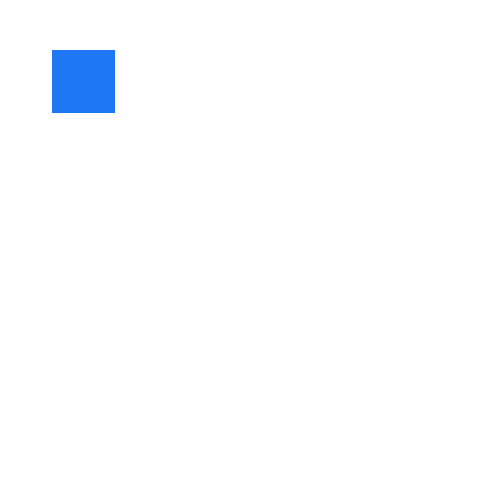
Frame 1 (no input)
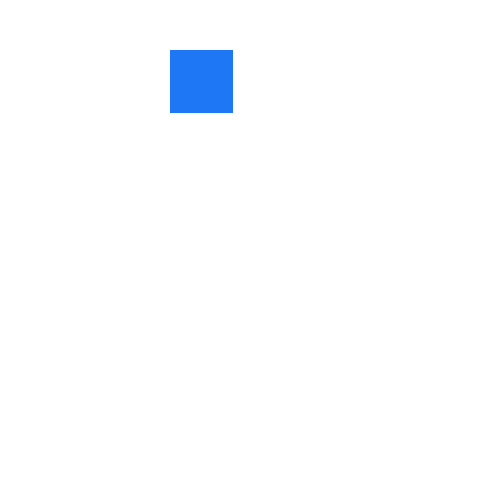
Frame 60 (the mouse pressed at the canvas centre just before this capture)
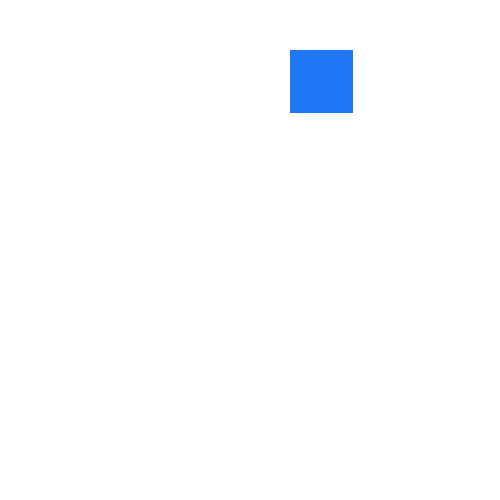
Frame 120 (the mouse held since frame 60 and released just before this capture)

The Processing sketch that drew these frames (run headless with seeded random() and noise(); from frame 60 on, the mouse is pressed at the canvas centre):

// Processing sketch: sketch06_Staying_in_the_Boundaries
// ── sketch06_Staying_in_the_Boundaries.pde
//We have a problem!
//The rectangle continues over the screen!
//How can we get it to come back?

//Moving Shapes
  int x = 50;
  int y = 50;
  
  int xSpeed = 2;

void setup() {
  size(500, 500);
  background(255);
  noStroke();
  fill(30, 120, 245);
  
}

void draw() {
  //draw the background each time so it doesn't draw on top
  background(255);
  
  //We need to use an if statement to check if the sqaure is past the width of the sketch
  //then we can invert the speed (making it negative) if we go past the boudaries
   
   x = x + xSpeed;
  
   
  if(x > width || x < 0){
  xSpeed = xSpeed * -1;
  }

  //RECTANGLES
    rect(x, y, 63, 63); // (X1, Y1, X2, Y2)



}
